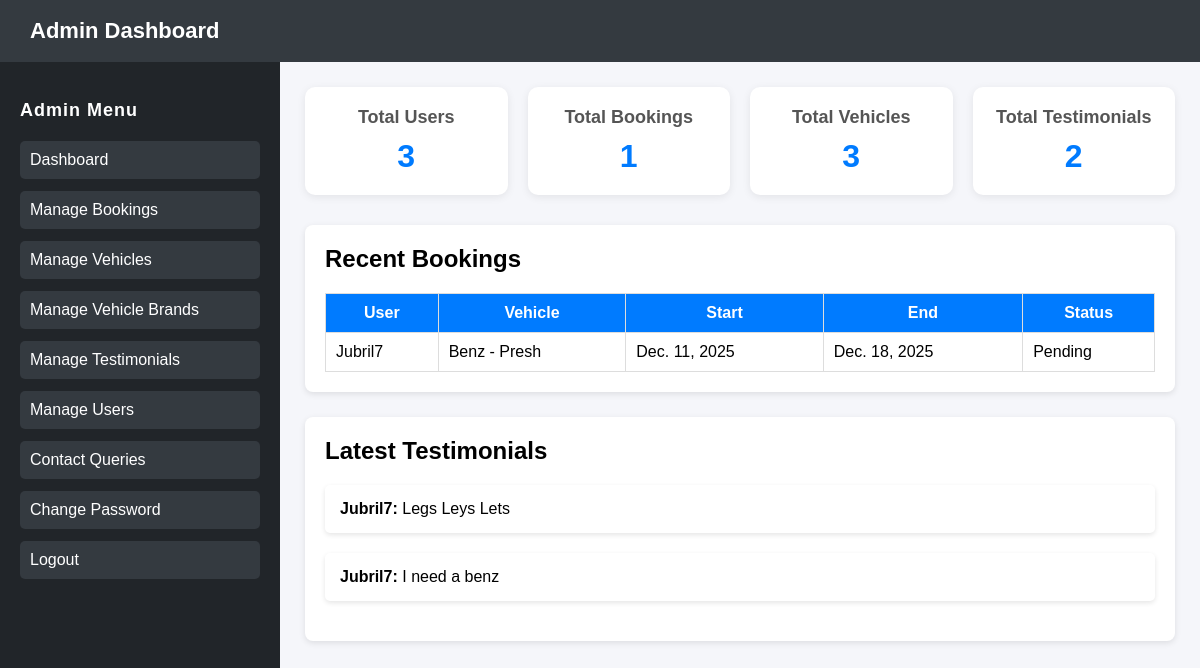
The app's page /admin-dashboard/ (signed in) with its own data.
### core/models.py (models this page shows, shortened)
class Booking(models.Model):
    user = models.ForeignKey(User, on_delete=models.CASCADE, related_name='bookings')
    vehicle = models.ForeignKey(Vehicle, on_delete=models.CASCADE)
    start_date = models.DateField()
    end_date = models.DateField()
    status = models.CharField(
        max_length=20,
        choices=[('Pending','Pending'),('Confirmed','Confirmed'),('Cancelled','Cancelled')],
        default='Pending'
    )
    created_at = models.DateTimeField(auto_now_add=True)

class User(AbstractUser):
    phone = models.CharField(max_length=15, blank=True, null=True)

class Vehicle(models.Model):
    brand = models.ForeignKey(VehicleBrand, on_delete=models.CASCADE, related_name='vehicles')
    name = models.CharField(max_length=100)
    description = models.TextField(blank=True, null=True)
    daily_rent = models.DecimalField(max_digits=10, decimal_places=2)
    image = models.ImageField(upload_to='vehicles/', blank=True, null=True)
    available = models.BooleanField(default=True)
    created_at = models.DateTimeField(auto_now_add=True)
    def __str__(self):
        return f"{self.brand.name} - {self.name}"

class VehicleBrand(models.Model):
    name = models.CharField(max_length=100, unique=True)
    description = models.TextField(blank=True, null=True)

class Testimonial(models.Model):
    user = models.ForeignKey(User, on_delete=models.CASCADE)
    message = models.TextField()
    active = models.BooleanField(default=False)
    created_at = models.DateTimeField(auto_now_add=True)

### core/views.py (the view)
# urls.py: path("admin-dashboard/", views.admin_dashboard, name="admin_dashboard"),
@login_required
@user_passes_test(lambda u: u.is_staff)
def admin_dashboard(request):
    context = {
        "total_users": User.objects.count(),
        "total_bookings": Booking.objects.count(),
        "total_vehicles": Vehicle.objects.count(),
        "total_testimonials": Testimonial.objects.count(),
        "bookings": Booking.objects.order_by('-created_at')[:6],
        "testimonials": Testimonial.objects.order_by('-created_at')[:6],
    }
    return render(request, "admin_dashboard.html", context)

### core/templates/admin_dashboard.html (shortened to what this page needs)
{% load static %}
<!DOCTYPE html>
<html lang="en">
<head>
    <link rel="stylesheet" href="{% static 'core/style.css' %}">
</head>
<body>
<header>Admin Dashboard</header>
<div class="container">
    <nav>
        <h3>Admin Menu</h3>
        <a href="{% url 'admin_dashboard' %}">Dashboard</a>
        <a href="{% url 'admin_manage_bookings' %}">Manage Bookings</a>
        <a href="{% url 'admin_manage_vehicles' %}">Manage Vehicles</a>
        <a href="{% url 'admin_manage_brands' %}">Manage Vehicle Brands</a>
        <a href="{% url 'admin_manage_testimonials' %}">Manage Testimonials</a>
        <a href="{% url 'admin_manage_users' %}">Manage Users</a>
        <a href="{% url 'admin_queries' %}">Contact Queries</a>
        <a href="{% url 'admin_change_password' %}">Change Password</a>
        <a href="{% url 'logout' %}">Logout</a>
    </nav>
    <main>
        <div class="stats-grid">
            <div class="stat-box">
                <h3>Total Users</h3>
                <div class="number">{{ total_users }}</div>
            </div>
            <div class="stat-box">
                <h3>Total Bookings</h3>
                <div class="number">{{ total_bookings }}</div>
            </div>
            <div class="stat-box">
                <h3>Total Vehicles</h3>
                <div class="number">{{ total_vehicles }}</div>
            </div>
            <div class="stat-box">
                <h3>Total Testimonials</h3>
                <div class="number">{{ total_testimonials }}</div>
            </div>
        </div>
        <div class="section">
            <h2>Recent Bookings</h2>
            {% if bookings %}
            <table>
                <tr>
                    <th>User</th>
                    <th>Vehicle</th>
                    <th>Start</th>
                    <th>End</th>
                    <th>Status</th>
                </tr>
                {% for b in bookings %}
                <tr>
                    <td>{{ b.user.username }}</td>
                    <td>{{ b.vehicle }}</td>
                    <td>{{ b.start_date }}</td>
                    <td>{{ b.end_date }}</td>
                    <td>{{ b.status }}</td>
                </tr>
                {% endfor %}
            </table>
            {% else %}
                <p>No bookings yet.</p>
            {% endif %}
        </div>
        <div class="section">
            <h2>Latest Testimonials</h2>
            {% if testimonials %}
                <ul>
                    {% for t in testimonials %}
                        <li><strong>{{ t.user.username }}:</strong> {{ t.message }}</li>
                    {% endfor %}
                </ul>
            {% else %}
                <p>No testimonials.</p>
            {% endif %}
        </div>
    </main>
</div>
</body>
</html>

### core/static/core/style.css (style rules this page uses)
body { font-family: Arial, sans-serif; background-color: #f5f5f5; margin: 20px; }
ul { list-style-type: none; padding: 0; }
li { background-color: #fff; border-radius: 5px; padding: 15px; margin-bottom: 20px; box-shadow: 0px 2px 5px rgba(0,0,0,0.1); }

### core/templates/admin_dashboard.html (style rules this page uses)
body { font-family: Arial, sans-serif; margin: 0; background: #f5f6fa; }
header { background: #343a40; color: white; padding: 18px 30px; font-size: 22px; font-weight: bold; }
.container { display: flex; min-height: 92vh; }
nav { width: 240px; background: #212529; color: white; padding: 20px; }
nav h3 { margin-bottom: 20px; font-size: 18px; letter-spacing: 1px; }
nav a { display: block; color: white; text-decoration: none; margin-bottom: 12px; padding: 10px; background: #343a40; border-radius: 5px; transition: 0.3s; }
main { flex: 1; padding: 25px; }
h2 { margin-top: 0; }
.stats-grid { display: grid; grid-template-columns: repeat(4, 1fr); gap: 20px; margin-bottom: 30px; }
.stat-box { background: white; padding: 20px; border-radius: 10px; box-shadow: 0 2px 8px rgba(0,0,0,0.08); text-align: center; }
.stat-box h3 { margin: 0; font-size: 18px; color: #555; }
.stat-box .number { font-size: 32px; font-weight: bold; margin-top: 10px; color: #007bff; }
.section { background: white; padding: 20px; margin-bottom: 25px; border-radius: 8px; box-shadow: 0 2px 6px rgba(0,0,0,0.1); }
table { width: 100%; border-collapse: collapse; }
table th, table td { border: 1px solid #ddd; padding: 10px; }
table th { background: #007bff; color: white; font-weight: bold; }

### records on screen
Booking: user.username "Jubril7", vehicle "Benz - Presh", start_date "Dec. 11, 2025", end_date "Dec. 18, 2025", status "Pending"
Testimonial: user.username "Jubril7", message "Legs Leys Lets"
Testimonial: user.username "Jubril7", message "I need a benz"

### other values on screen
{{ total_users }} "3"
{{ total_bookings }} "1"
{{ total_vehicles }} "3"
{{ total_testimonials }} "2"
